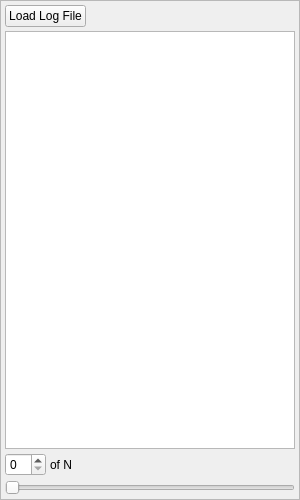
<?xml version="1.0" encoding="UTF-8"?>
<ui version="4.0">
 <class>SidepanelReplay</class>
 <widget class="QFrame" name="SidepanelReplay">
  <property name="geometry">
   <rect>
    <x>0</x>
    <y>0</y>
    <width>300</width>
    <height>500</height>
   </rect>
  </property>
  <property name="windowTitle">
   <string>Frame</string>
  </property>
  <property name="frameShape">
   <enum>QFrame::StyledPanel</enum>
  </property>
  <property name="frameShadow">
   <enum>QFrame::Raised</enum>
  </property>
  <layout class="QVBoxLayout" name="verticalLayout">
   <property name="spacing">
    <number>4</number>
   </property>
   <property name="leftMargin">
    <number>4</number>
   </property>
   <property name="topMargin">
    <number>4</number>
   </property>
   <property name="rightMargin">
    <number>4</number>
   </property>
   <property name="bottomMargin">
    <number>4</number>
   </property>
   <item>
    <layout class="QHBoxLayout" name="horizontalLayout_2">
     <item>
      <widget class="QPushButton" name="pushButtonLoadLog">
       <property name="text">
        <string>Load Log File</string>
       </property>
      </widget>
     </item>
     <item>
      <spacer name="horizontalSpacer_2">
       <property name="orientation">
        <enum>Qt::Horizontal</enum>
       </property>
       <property name="sizeHint" stdset="0">
        <size>
         <width>40</width>
         <height>20</height>
        </size>
       </property>
      </spacer>
     </item>
    </layout>
   </item>
   <item>
    <widget class="QTableWidget" name="tableWidget"/>
   </item>
   <item>
    <layout class="QHBoxLayout" name="horizontalLayout">
     <item>
      <widget class="QSpinBox" name="spinBox"/>
     </item>
     <item>
      <widget class="QLabel" name="label">
       <property name="text">
        <string>of N</string>
       </property>
      </widget>
     </item>
     <item>
      <spacer name="horizontalSpacer">
       <property name="orientation">
        <enum>Qt::Horizontal</enum>
       </property>
       <property name="sizeHint" stdset="0">
        <size>
         <width>40</width>
         <height>20</height>
        </size>
       </property>
      </spacer>
     </item>
     <item>
      <widget class="QPushButton" name="pushButtonPlay">
       <property name="maximumSize">
        <size>
         <width>36</width>
         <height>36</height>
        </size>
       </property>
       <property name="focusPolicy">
        <enum>Qt::NoFocus</enum>
       </property>
       <property name="toolTip">
        <string>Play the recorded log</string>
       </property>
       <property name="text">
        <string/>
       </property>
       <property name="icon">
        <iconset resource="resources/icons.qrc">
         <normaloff>:/icons/play.png</normaloff>:/icons/play.png</iconset>
       </property>
       <property name="iconSize">
        <size>
         <width>34</width>
         <height>34</height>
        </size>
       </property>
       <property name="checkable">
        <bool>true</bool>
       </property>
       <property name="flat">
        <bool>true</bool>
       </property>
      </widget>
     </item>
    </layout>
   </item>
   <item>
    <widget class="QSlider" name="timeSlider">
     <property name="orientation">
      <enum>Qt::Horizontal</enum>
     </property>
    </widget>
   </item>
  </layout>
 </widget>
 <resources>
  <include location="resources/icons.qrc"/>
 </resources>
 <connections/>
</ui>
